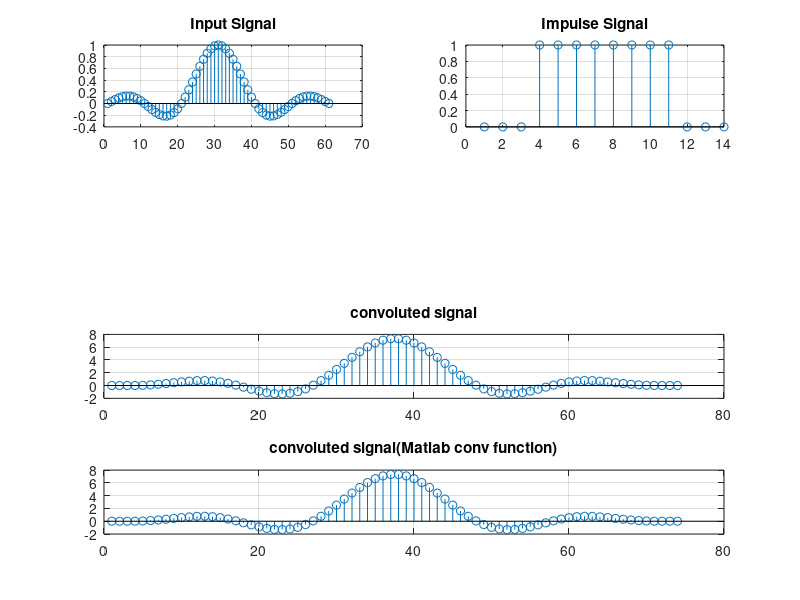

This chart was generated by the following MATLAB code:
clc;
close all;

t=-30:30;
rawInput = sin(pi* t/10)./(pi* t/10);
rawInput(t==0) = 1;
rawImpulse = [zeros(1,3),ones(1,8),zeros(1,3)];


inputLength = length(rawInput);
impulseLength = length(rawImpulse);
convolutionSize = inputLength+impulseLength -1;

%adjusting input and impulse signal length
inputSignal = [rawInput,zeros(1,impulseLength)];
impulseSignal = [rawImpulse,zeros(1,inputLength)];

convo = zeros(1,convolutionSize);

for n = 1: convolutionSize
   for k = 1: n
        convo(n) = convo(n) + inputSignal(k)*impulseSignal(n-k+1);
   end
end

%matlab col=nvulution function
f_convo = conv(rawInput,rawImpulse);

subplot(421);
stem(rawInput);
title('Input Signal');
grid on;

subplot(422);
stem(rawImpulse);
title('Impulse Signal');
grid on;

subplot(413);
stem(convo);
title('convoluted signal');
grid on;

subplot(414);
stem(f_convo);
title('convoluted signal(Matlab conv function)');
grid on;



